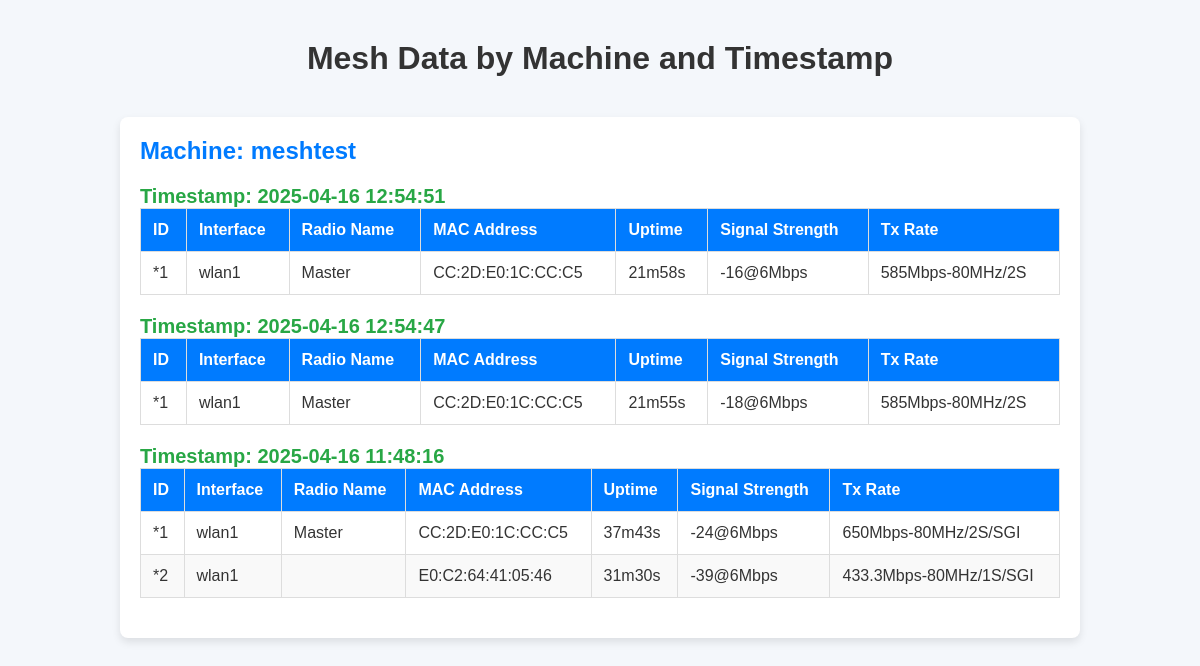
Page /meshdata on the committed database.
### tables this page shows
CREATE TABLE mesh_data (
                    id INTEGER PRIMARY KEY AUTOINCREMENT,
                    machine_id TEXT NOT NULL,
                    data TEXT NOT NULL,
                    timestamp DATETIME DEFAULT CURRENT_TIMESTAMP
                );

### gs.py (the view)
@app.route('/meshdata')
def index():
    conn = sqlite3.connect(db_file)
    cursor = conn.cursor()
    cursor.execute("SELECT * FROM mesh_data ORDER BY timestamp DESC")
    rows = cursor.fetchall()
    conn.close()
    grouped_data = defaultdict(lambda: defaultdict(list))  # Nested defaultdict
    for row in rows:
        data = json.loads(row[2])  # Assuming 'data' is the 3rd column in your table
        machine_id = row[1]  # Assuming 'machine_id' is the 2nd column in your table
        timestamp = row[3]  # Assuming 'timestamp' is the 4th column in your table
        grouped_data[machine_id][timestamp].extend(data)  # Group by machine_id and timestamp
    conn.close()
    return render_template('meshdata.html', grouped_data=grouped_data)

### templates/meshdata.html (shortened to what this page needs)
<!DOCTYPE html>
<html lang="en">
<head>
</head>
<body>
    <h1>Mesh Data by Machine and Timestamp</h1>
    <div class="container">
        {% for machine_id, timestamps in grouped_data.items() %}
            <div class="machine-section">
                <div class="machine-title">Machine: {{ machine_id }}</div>
                {% for timestamp, devices in timestamps.items() %}
                    <div class="timestamp-section">
                        <div class="timestamp-title">Timestamp: {{ timestamp }}</div>
                        <table class="data-table">
                            <thead>
                                <tr>
                                    <th>ID</th>
                                    <th>Interface</th>
                                    <th>Radio Name</th>
                                    <th>MAC Address</th>
                                    <th>Uptime</th>
                                    <th>Signal Strength</th>
                                    <th>Tx Rate</th>
                                </tr>
                            </thead>
                            <tbody>
                                {% for device in devices %}
                                    <tr>
                                        <td>{{ device['id'] }}</td>
                                        <td>{{ device['interface'] }}</td>
                                        <td>{{ device['radio-name'] }}</td>
                                        <td>{{ device['mac-address'] }}</td>
                                        <td>{{ device['uptime'] }}</td>
                                        <td>{{ device['signal-strength'] }}</td>
                                        <td>{{ device['tx-rate'] }}</td>
                                    </tr>
                                {% endfor %}
                            </tbody>
                        </table>
                    </div>
                {% endfor %}
            </div>
        {% endfor %}
    </div>
</body>
</html>

### templates/meshdata.html (style rules this page uses)
body { font-family: 'Arial', sans-serif; background-color: #f4f7fb; margin: 0; padding: 0; color: #333; }
h1 { text-align: center; margin: 40px 0; color: #333; }
.container { width: 80%; margin: 0 auto; }
.machine-section { margin-bottom: 40px; background-color: #ffffff; border-radius: 8px; padding: 20px; box-shadow: 0 4px 8px rgba(0, 0, 0, 0.1); }
.machine-title { font-size: 24px; font-weight: bold; color: #007bff; margin-bottom: 20px; }
.timestamp-title { font-size: 20px; font-weight: bold; margin-top: 20px; color: #28a745; }
.data-table { width: 100%; border-collapse: collapse; margin-bottom: 20px; }
.data-table th, .data-table td { padding: 12px; border: 1px solid #ddd; text-align: left; }
.data-table th { background-color: #007bff; color: white; }
.data-table tr:nth-child(even) { background-color: #f9f9f9; }
.timestamp-section { margin-top: 20px; }

### rows in the picture
mesh_data: machine "meshtest", timestamp "2025-04-16 12:54:51", id "*1", interface "wlan1", device "Master", device "CC:2D:E0:1C:CC:C5", uptime "21m58s", device "-16@6Mbps", device "585Mbps-80MHz/2S"
mesh_data: timestamp "2025-04-16 12:54:47", id "*1", interface "wlan1", device "Master", device "CC:2D:E0:1C:CC:C5", uptime "21m55s", device "-18@6Mbps", device "585Mbps-80MHz/2S"
mesh_data: timestamp "2025-04-16 11:48:16", id "*1" "*2", interface "wlan1" "wlan1", device "Master", device "CC:2D:E0:1C:CC:C5" "E0:C2:64:41:05:46", uptime "37m43s" "31m30s", device "-24@6Mbps" "-39@6Mbps", device "650Mbps-80MHz/2S/SGI" "433.3Mbps-80MHz/1S/SGI"
